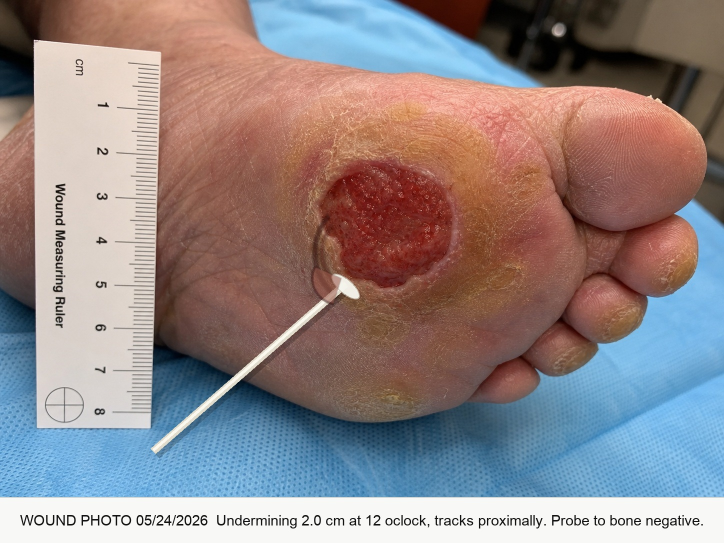
#> input picture worlds/ondina-vasquell/tasks/task7/current/wound_photo_05242026.jpg, 1448 x 1086 px (shown at 1/2 size)
$ python composite_ov07_wound_annotation.py --input ../tasks/task7/current/wound_photo_05242026.jpg
#> lines starting #> are read from the running program, lines starting #| are printed output that depends on the picture
#!/usr/bin/env python3
"""
OV07 wound-photo annotation compositor (NON-AI).

Purpose: take a license-cleared REAL diabetic foot ulcer photograph and composite
a plain typed chart-annotation strip onto it, producing the OV07 off-text finding
image. This is pure PIL image compositing (text on a strip), NOT generative AI, so
it replaces the retired Codex/Nanobanana wound-photo-image-spec.md per Larry's
2026-06-18 send-back on AI-generated images.

GATING (do not run until BOTH are true):
  1. Larry confirms the image's license tier is acceptable (CC BY 4.0 with recorded
     attribution, or strictly CC0/public domain). If strictly CC0 is required and no
     faithful CC0 photo exists, abandon this path and use the rendered scanned
     wound-assessment form instead (Path B), which has no license question.
  2. Alexander authorizes the OV07 rebuild.

After running: record the source image attribution (author, title, URL, license) in
the OV07 task spec / provenance, re-pilot the task (DO-NOT-REPEAT #22), then redo the
FA/GA from the new run set to the latest fa-ga-canonical guidance.

The scored finding is the TYPED ANNOTATION below; the photo only needs to be a faithful
plantar-forefoot diabetic foot ulcer (granulating base, no exposed bone, no face). The
annotation text must match golden-OV07-v1.docx and build_ov07.py exactly. No banned
characters (no em dash, en dash, arrow, asterisk, bracket). No interpretive words.

Usage:
  python3 composite_ov07_wound_annotation.py --input cleared_wound.jpg --output wound_photo_05242026.jpg
"""

import argparse
import os
from PIL import Image, ImageDraw, ImageFont

# The exact scored annotation. Must match golden-OV07-v1.docx and build_ov07.py.
ANNOTATION_DATE = "05/24/2026"
ANNOTATION_BODY = "Undermining 2.0 cm at 12 oclock, tracks proximally. Probe to bone negative."

FONT_CANDIDATES = [
    "/usr/share/fonts/truetype/dejavu/DejaVuSans.ttf",
    "/Library/Fonts/Arial.ttf",
    "/System/Library/Fonts/Supplemental/Arial.ttf",
    "DejaVuSans.ttf",
    "Arial.ttf",
]


def load_font(size):
    for path in FONT_CANDIDATES:
        try:
            return ImageFont.truetype(path, size)
        except Exception:
            continue
    return ImageFont.load_default()


def wrap(draw, text, font, max_width):
    words = text.split()
    lines, line = [], ""
    for w in words:
        trial = (line + " " + w).strip()
        if draw.textlength(trial, font=font) <= max_width:
            line = trial
        else:
            if line:
                lines.append(line)
            line = w
    if line:
        lines.append(line)
    return lines


def main():
    ap = argparse.ArgumentParser()
    ap.add_argument("--input", required=True, help="license-cleared real wound photo")
    ap.add_argument("--output", default="wound_photo_05242026.jpg")
    ap.add_argument("--date", default=ANNOTATION_DATE)
    ap.add_argument("--max-width", type=int, default=1100,
                    help="resize the photo to at most this width before annotating")
    args = ap.parse_args()

    if not os.path.exists(args.input):
        raise SystemExit("input image not found: " + args.input)

    img = Image.open(args.input).convert("RGB")
#> img is the input picture: PIL image 1448x1086 RGB; mean R, G, B 145.2, 133.3, 134.1

    # Normalize width so the strip text is legible at a predictable size.
    if img.width > args.max_width:
        h = int(img.height * (args.max_width / img.width))
#> h = 825
        img = img.resize((args.max_width, h), Image.LANCZOS)
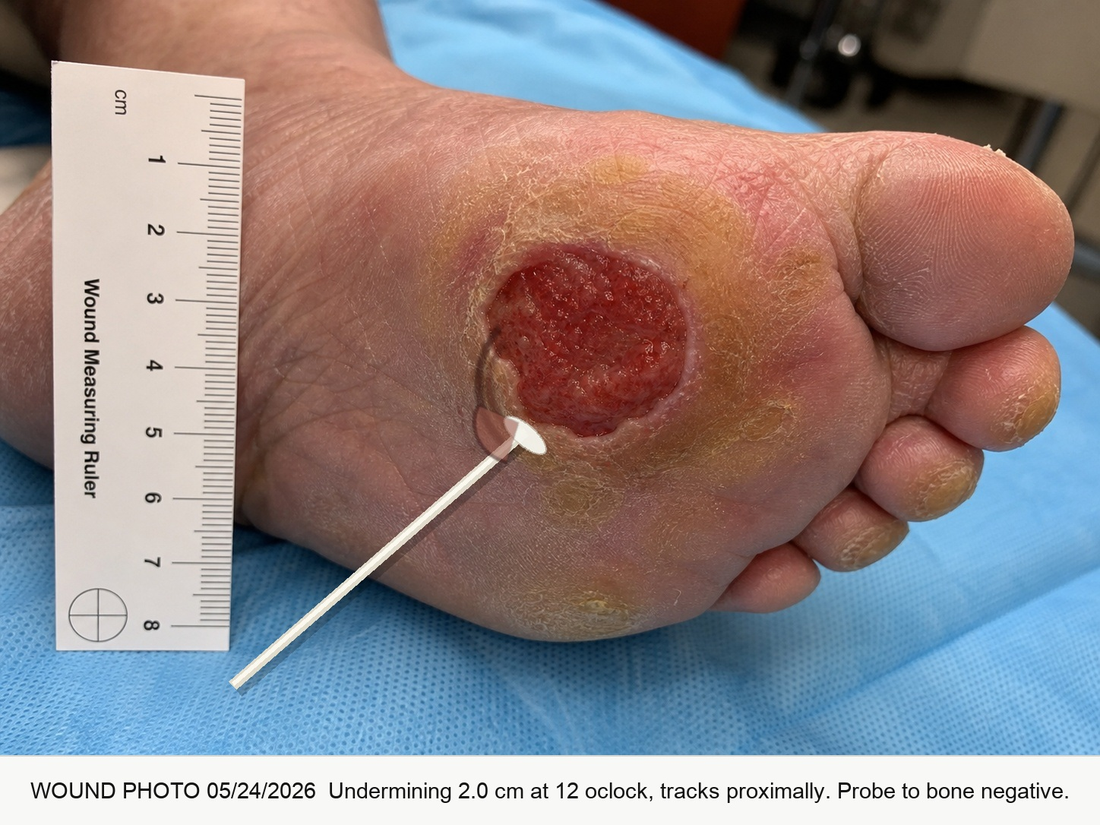
#> img: PIL image 1100x825 RGB; mean R, G, B 145.2, 133.3, 134.1

    w = img.width
#> w = 1100
    pad = max(10, w // 80)
#> pad = 13
    font_size = max(16, w // 42)
#> font_size = 26
    font = load_font(font_size)

    header = "WOUND PHOTO " + args.date
    scratch = ImageDraw.Draw(img)
    body_lines = wrap(scratch, ANNOTATION_BODY, font, w - 2 * pad)
#> body_lines = 1 item
    all_lines = [header] + body_lines
#> all_lines = 2 items

    line_h = font.getbbox("Ag")[3] + max(4, font_size // 4)
#> line_h = 36
    strip_h = pad * 2 + line_h * len(all_lines)
#> strip_h = 98

    canvas = Image.new("RGB", (w, img.height + strip_h), "white")
#> canvas: PIL image 1100x923 RGB; every value is 255
    canvas.paste(img, (0, 0))
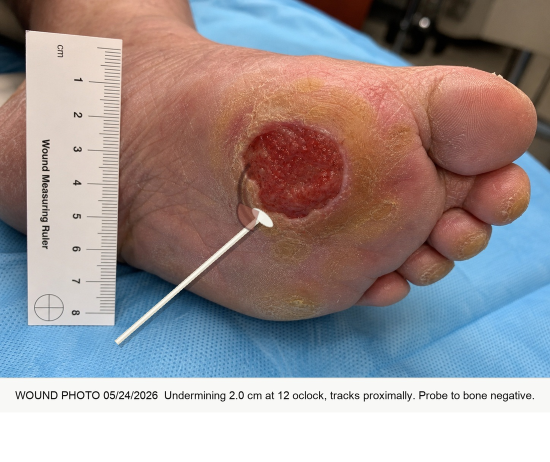
#> canvas: PIL image 1100x923 RGB (shown at 1/2 size); mean R, G, B 156.8, 146.2, 146.9
    d = ImageDraw.Draw(canvas)
    # thin separator rule above the strip
    d.line([(0, img.height), (w, img.height)], fill=(120, 120, 120), width=2)

    y = img.height + pad
#> y = 838
    for i, ln in enumerate(all_lines):
        d.text((pad, y), ln, fill=(20, 20, 20), font=font)
        y += line_h
#> this loop made 2 passes
#> (ln, y) on pass 1: ('WOUND PHOTO 05/24/2026', 874)
#> y on pass 2: 910
#> after the loop, y = 910

    canvas.save(args.output, "JPEG", quality=90)
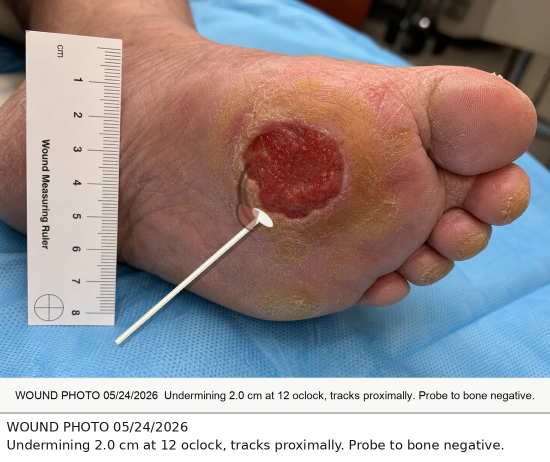
#> saved as wound_photo_05242026.jpg: PIL image 1100x923 RGB (shown at 1/2 size); mean R, G, B 155, 144.3, 145.1
    print("wrote " + args.output + " (" + str(canvas.width) + "x" + str(canvas.height) + ")")
#| wrote wound_photo_05242026.jpg (1100x923)
    print("REMINDER: record the source image attribution in the OV07 spec, then re-pilot.")


if __name__ == "__main__":
    main()
